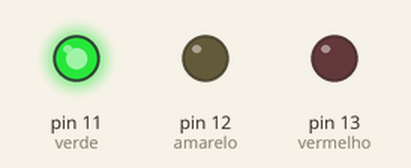
This sketch was run on a simulated Arduino Uno, built with avr-gcc and run on an emulated ATmega328P. Parts: output pins drawn as LEDs (lit = HIGH).

Above: at 2.5 s.
At 6.5 s:
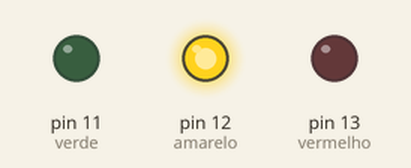
At 10.5 s:
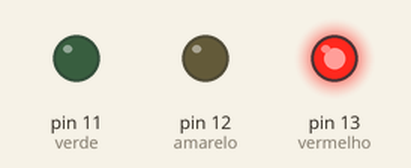
Timing chart, 0 to 16.9 s (numbered marks = the images above):
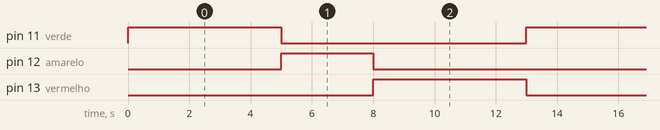

The sketch:

arduino_semaforo1.ino
```cpp
int vermelho = 13;
int amarelo = 12;
int verde = 11;

void setup()
{
  pinMode(vermelho, OUTPUT);
  pinMode(amarelo, OUTPUT);
  pinMode(verde, OUTPUT);
}

void loop()
{
  digitalWrite(verde, HIGH);
  delay(5000); // verde aceso por 5 segundos
  digitalWrite(verde, LOW);

  digitalWrite(amarelo, HIGH);
  delay(3000); // amarelo aceso por 3 segundos
  digitalWrite(amarelo, LOW);

  digitalWrite(vermelho, HIGH);
  delay(5000); // vermelho aceso por 5 segundos
  digitalWrite(vermelho, LOW);
}

  /*Não foi necessário definir um tempo
  específico para cada led ficar apagado*/
```

Measured:
- by itself, pin 11 (verde), pin 13 (vermelho): alternates HIGH for 5.0 s and LOW for 8.0 s
- by itself, pin 12 (amarelo): alternates HIGH for 3.0 s and LOW for 10.0 s
- by itself, everything shown: repeats every 13.0 s, in 4 steps
